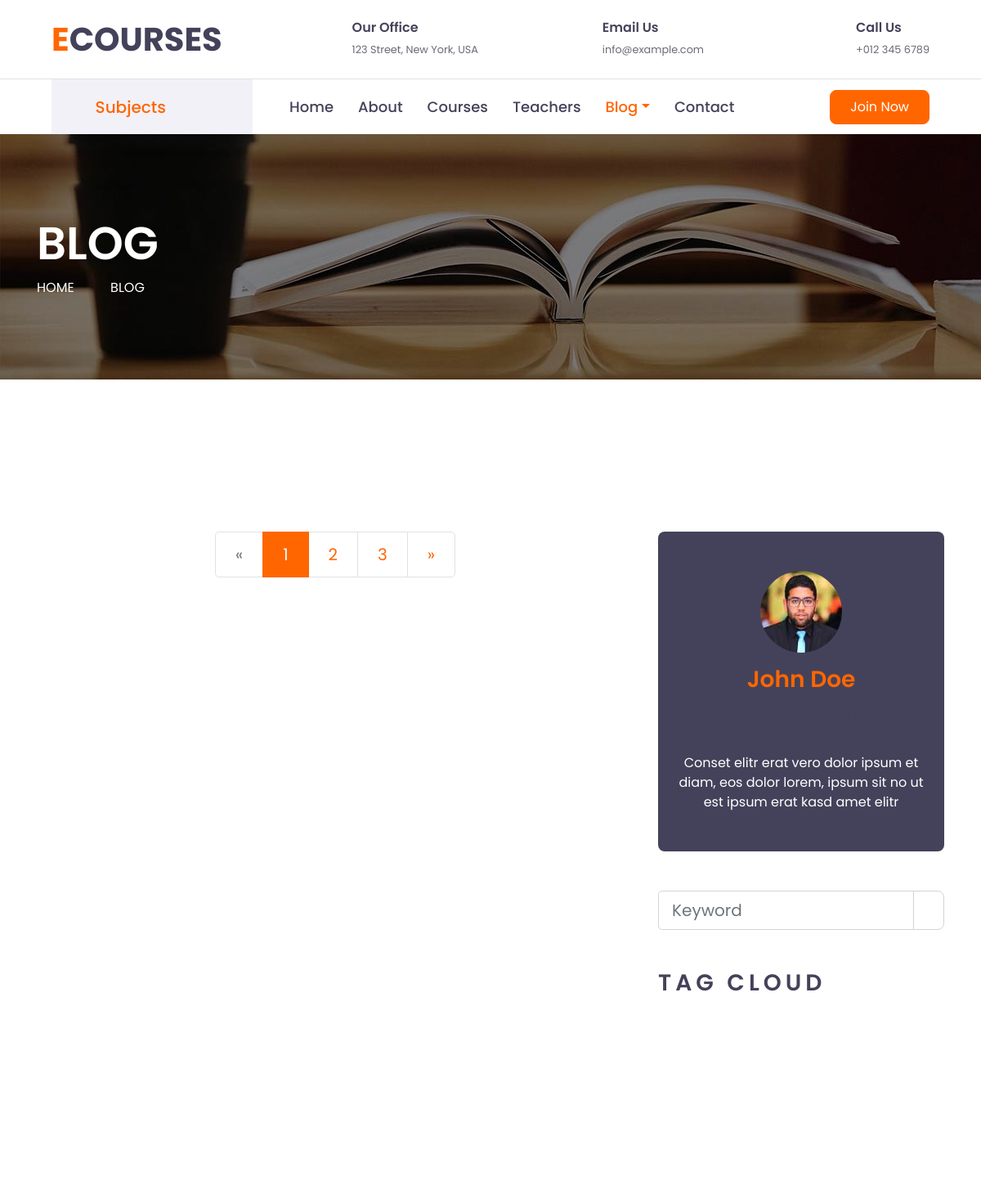
Page /home/blog_list/ (upper part) on the earlier database version.
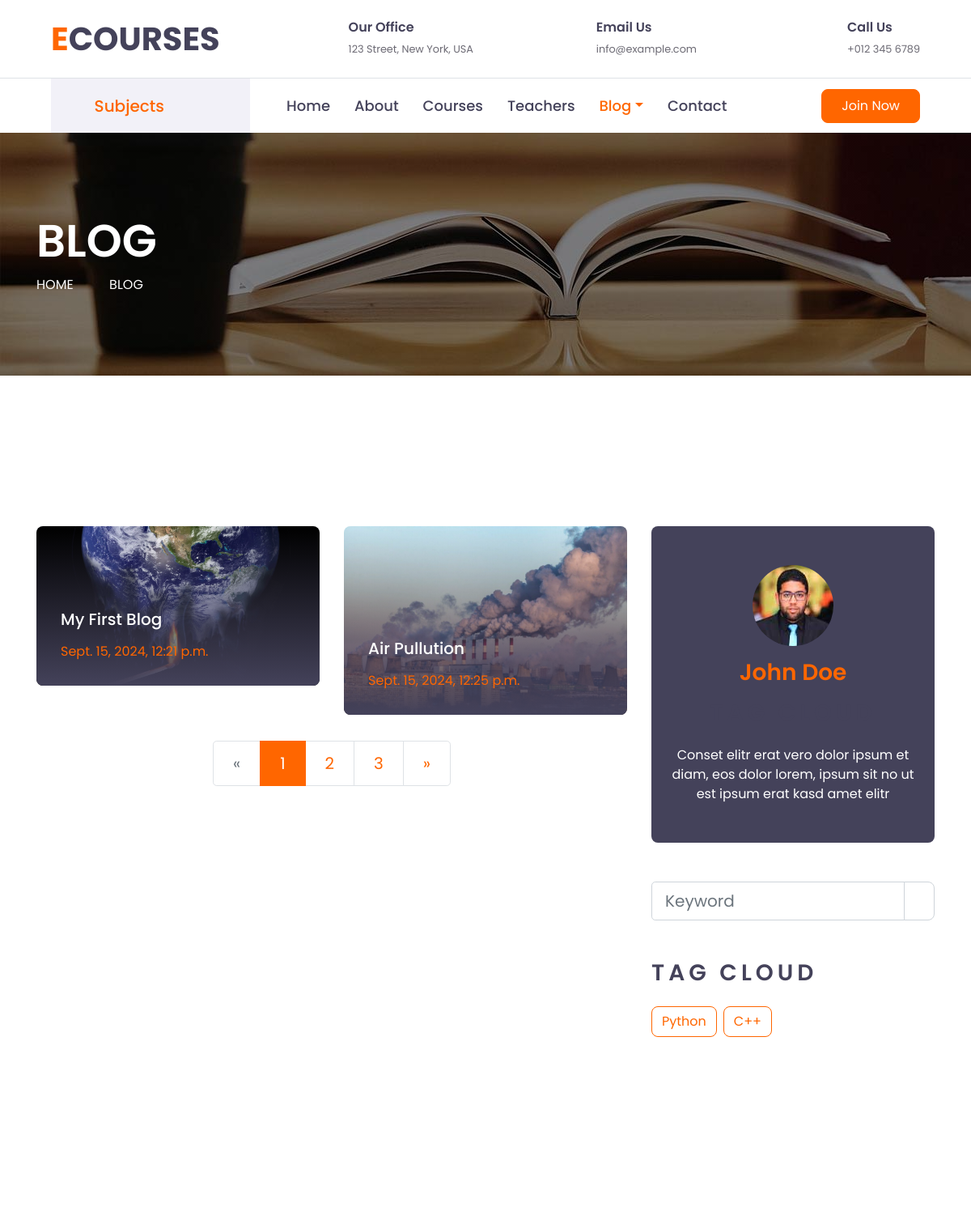
Same page on the later database version.
### course/models.py (models this page shows, shortened)
class Blog(models.Model):
    title = models.CharField(max_length=200, unique=True)
    content = models.TextField()
    image = models.ImageField(upload_to='blog_images/', blank=True, null=True)
    created_at = models.DateTimeField(auto_now_add=True)
    author = models.ForeignKey(User, on_delete=models.CASCADE, related_name='blogs')
    class Meta:
        verbose_name = _("Blog")
        verbose_name_plural = _("Blogs")

class Category(models.Model):
    title = models.CharField(max_length=100, unique=True)
    class Meta:
        verbose_name = _("Category")
        verbose_name_plural = _("Categories")

### course/views.py (the view)
# urls.py: path('blog_list/', views.BlogListView.as_view(), name='blog_list'),
class BlogListView(ListView):
    model = Blog
    template_name = 'course/blog_list.html'
    context_object_name = 'blogs'
    def get_context_data(self, **kwargs):
        context = super().get_context_data(**kwargs)
        context['latest_blogs'] = Blog.objects.order_by('-created_at')[:5]
        context['categories'] = Category.objects.all()
        return context

### course/templates/course/blog_list.html (shortened to what the changed rows need)
{% load static %}
<!DOCTYPE html>
<html lang="en">
<head>
    <link href="{% static 'courses/https://cdnjs.cloudflare.com/ajax/libs/font-awesome/5.10.0/css/all.min.css' %}" rel="stylesheet">
    <link href="{% static 'courses/lib/owlcarousel/assets/owl.carousel.min.css' %}" rel="stylesheet">
    <link href="{% static 'courses/css/style.css' %}" rel="stylesheet">
</head>
<body>
    <div class="container-fluid d-none d-lg-block">
        <div class="row align-items-center py-4 px-xl-5">
            <div class="col-lg-3">
                <a href="" class="text-decoration-none">
                    <h1 class="m-0"><span class="text-primary">E</span>COURSES</h1>
                </a>
            </div>
        </div>
    </div>
    <div class="container-fluid py-5">
        <div class="container py-5">
            <div class="row">
                <div class="col-lg-8">
                    <div class="row pb-3">
                        {% for blog in blogs %}
                            <div class="col-lg-6 mb-4">
                            <div class="blog-item position-relative overflow-hidden rounded mb-2">
                                <img class="img-fluid" src="{{ blog.image.url }}" alt="">
                                <a class="blog-overlay text-decoration-none" href="{% url 'blog_detail' blog.id %}">
                                    <h5 class="text-white mb-3">{{ blog.title }}</h5>
                                    <p class="text-primary m-0">{{ blog.created_at }}</p>
                                </a>
                            </div>
                        </div>
                        {% endfor %}
                    </div>
                </div>
                <div class="col-lg-4 mt-5 mt-lg-0">
                    <div class="mb-5">
                        <div class="d-flex flex-wrap m-n1">
                            {%for category in categories%}
                                <a href="" class="btn btn-outline-primary m-1">{{ category.title}}</a>
                            {% endfor %}
                        </div>
                    </div>
                </div>
            </div>
        </div>
    </div>
</body>
</html>

Differences in the rows shown:
added Blog: image (picture), title "My First Blog", created_at "Sept. 15, 2024, 12:21 p.m."
added Blog: image (picture), title "Air Pullution", created_at "Sept. 15, 2024, 12:25 p.m."
added Category: title "Python"
added Category: title "C++"
